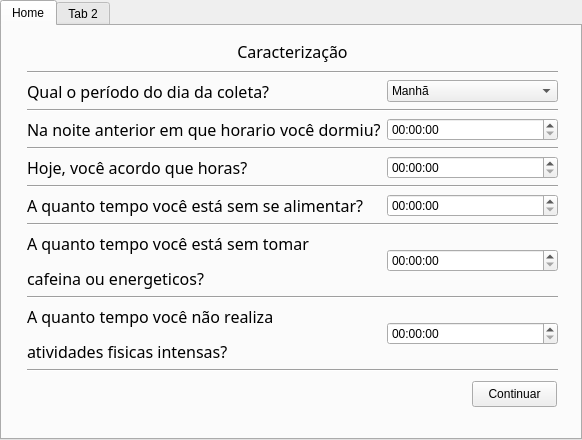
<?xml version="1.0" encoding="UTF-8"?>
<ui version="4.0">
 <class>TabWidget</class>
 <widget class="QTabWidget" name="TabWidget">
  <property name="enabled">
   <bool>true</bool>
  </property>
  <property name="geometry">
   <rect>
    <x>0</x>
    <y>0</y>
    <width>582</width>
    <height>440</height>
   </rect>
  </property>
  <property name="mouseTracking">
   <bool>false</bool>
  </property>
  <property name="focusPolicy">
   <enum>Qt::NoFocus</enum>
  </property>
  <property name="windowTitle">
   <string>TabWidget</string>
  </property>
  <property name="tabPosition">
   <enum>QTabWidget::North</enum>
  </property>
  <property name="tabShape">
   <enum>QTabWidget::Rounded</enum>
  </property>
  <property name="currentIndex">
   <number>0</number>
  </property>
  <property name="elideMode">
   <enum>Qt::ElideNone</enum>
  </property>
  <property name="tabsClosable">
   <bool>false</bool>
  </property>
  <property name="movable">
   <bool>false</bool>
  </property>
  <widget class="QWidget" name="tab">
   <property name="enabled">
    <bool>true</bool>
   </property>
   <property name="focusPolicy">
    <enum>Qt::TabFocus</enum>
   </property>
   <attribute name="title">
    <string>Home</string>
   </attribute>
   <widget class="QPushButton" name="tab1">
    <property name="geometry">
     <rect>
      <x>470</x>
      <y>355</y>
      <width>85</width>
      <height>26</height>
     </rect>
    </property>
    <property name="text">
     <string>Continuar</string>
    </property>
   </widget>
   <widget class="QWidget" name="layoutWidget">
    <property name="geometry">
     <rect>
      <x>25</x>
      <y>45</y>
      <width>531</width>
      <height>305</height>
     </rect>
    </property>
    <layout class="QGridLayout" name="gridLayout">
     <item row="7" column="1">
      <widget class="QTimeEdit" name="timeEdit_3"/>
     </item>
     <item row="9" column="1">
      <widget class="QTimeEdit" name="timeEdit_4"/>
     </item>
     <item row="5" column="1">
      <widget class="QTimeEdit" name="timeEdit_2"/>
     </item>
     <item row="3" column="0">
      <widget class="QLabel" name="label_2">
       <property name="font">
        <font>
         <family>Abyssinica SIL</family>
         <pointsize>12</pointsize>
        </font>
       </property>
       <property name="text">
        <string>Na noite anterior em que horario você dormiu?</string>
       </property>
      </widget>
     </item>
     <item row="3" column="1">
      <widget class="QTimeEdit" name="timeEdit"/>
     </item>
     <item row="1" column="1">
      <widget class="QComboBox" name="comboBox">
       <item>
        <property name="text">
         <string>Manhã</string>
        </property>
       </item>
       <item>
        <property name="text">
         <string>Tarde</string>
        </property>
       </item>
       <item>
        <property name="text">
         <string>Noite</string>
        </property>
       </item>
      </widget>
     </item>
     <item row="11" column="1">
      <layout class="QVBoxLayout" name="verticalLayout">
       <item>
        <widget class="QTimeEdit" name="timeEdit_5"/>
       </item>
      </layout>
     </item>
     <item row="11" column="0">
      <widget class="QLabel" name="label_6">
       <property name="font">
        <font>
         <family>Abyssinica SIL</family>
         <pointsize>12</pointsize>
        </font>
       </property>
       <property name="text">
        <string>&lt;html&gt;&lt;head/&gt;&lt;body&gt;&lt;p&gt;A quanto tempo você não realiza &lt;/p&gt;&lt;p&gt;atividades fisicas intensas?&lt;/p&gt;&lt;/body&gt;&lt;/html&gt;</string>
       </property>
      </widget>
     </item>
     <item row="1" column="0">
      <widget class="QLabel" name="label">
       <property name="font">
        <font>
         <family>Abyssinica SIL</family>
         <pointsize>12</pointsize>
        </font>
       </property>
       <property name="text">
        <string>Qual o período do dia da coleta?</string>
       </property>
       <property name="alignment">
        <set>Qt::AlignLeading|Qt::AlignLeft|Qt::AlignVCenter</set>
       </property>
      </widget>
     </item>
     <item row="9" column="0">
      <widget class="QLabel" name="label_5">
       <property name="font">
        <font>
         <family>Abyssinica SIL</family>
         <pointsize>12</pointsize>
        </font>
       </property>
       <property name="text">
        <string>&lt;html&gt;&lt;head/&gt;&lt;body&gt;&lt;p&gt;A quanto tempo você está sem tomar&lt;/p&gt;&lt;p&gt;cafeina ou energeticos?&lt;/p&gt;&lt;/body&gt;&lt;/html&gt;</string>
       </property>
      </widget>
     </item>
     <item row="7" column="0">
      <widget class="QLabel" name="label_4">
       <property name="font">
        <font>
         <family>Abyssinica SIL</family>
         <pointsize>12</pointsize>
        </font>
       </property>
       <property name="text">
        <string>A quanto tempo você está sem se alimentar?</string>
       </property>
      </widget>
     </item>
     <item row="5" column="0">
      <widget class="QLabel" name="label_3">
       <property name="font">
        <font>
         <family>Abyssinica SIL</family>
         <pointsize>12</pointsize>
        </font>
       </property>
       <property name="text">
        <string>Hoje, você acordo que horas?</string>
       </property>
      </widget>
     </item>
     <item row="12" column="0" colspan="2">
      <widget class="Line" name="line_6">
       <property name="orientation">
        <enum>Qt::Horizontal</enum>
       </property>
      </widget>
     </item>
     <item row="4" column="0" colspan="2">
      <widget class="Line" name="line_2">
       <property name="orientation">
        <enum>Qt::Horizontal</enum>
       </property>
      </widget>
     </item>
     <item row="6" column="0" colspan="2">
      <widget class="Line" name="line_3">
       <property name="orientation">
        <enum>Qt::Horizontal</enum>
       </property>
      </widget>
     </item>
     <item row="8" column="0" colspan="2">
      <widget class="Line" name="line_4">
       <property name="orientation">
        <enum>Qt::Horizontal</enum>
       </property>
      </widget>
     </item>
     <item row="2" column="0" colspan="2">
      <widget class="Line" name="line">
       <property name="orientation">
        <enum>Qt::Horizontal</enum>
       </property>
      </widget>
     </item>
     <item row="10" column="0" colspan="2">
      <widget class="Line" name="line_5">
       <property name="orientation">
        <enum>Qt::Horizontal</enum>
       </property>
      </widget>
     </item>
     <item row="0" column="0" colspan="2">
      <widget class="Line" name="line_7">
       <property name="orientation">
        <enum>Qt::Horizontal</enum>
       </property>
      </widget>
     </item>
    </layout>
   </widget>
   <widget class="QLabel" name="label_7">
    <property name="geometry">
     <rect>
      <x>30</x>
      <y>15</y>
      <width>521</width>
      <height>21</height>
     </rect>
    </property>
    <property name="font">
     <font>
      <family>Abyssinica SIL</family>
      <pointsize>12</pointsize>
     </font>
    </property>
    <property name="text">
     <string>Caracterização</string>
    </property>
    <property name="alignment">
     <set>Qt::AlignCenter</set>
    </property>
   </widget>
   <zorder>layoutWidget</zorder>
   <zorder>tab1</zorder>
   <zorder>label_7</zorder>
  </widget>
  <widget class="QWidget" name="tab_2">
   <property name="enabled">
    <bool>true</bool>
   </property>
   <property name="mouseTracking">
    <bool>false</bool>
   </property>
   <property name="focusPolicy">
    <enum>Qt::NoFocus</enum>
   </property>
   <attribute name="title">
    <string>Tab 2</string>
   </attribute>
   <widget class="QPushButton" name="tab2">
    <property name="geometry">
     <rect>
      <x>245</x>
      <y>200</y>
      <width>85</width>
      <height>26</height>
     </rect>
    </property>
    <property name="text">
     <string>Pessoa</string>
    </property>
   </widget>
   <widget class="QScrollBar" name="horizontalScrollBar">
    <property name="geometry">
     <rect>
      <x>80</x>
      <y>205</y>
      <width>160</width>
      <height>16</height>
     </rect>
    </property>
    <property name="orientation">
     <enum>Qt::Horizontal</enum>
    </property>
   </widget>
   <widget class="QScrollBar" name="verticalScrollBar">
    <property name="geometry">
     <rect>
      <x>280</x>
      <y>30</y>
      <width>16</width>
      <height>160</height>
     </rect>
    </property>
    <property name="orientation">
     <enum>Qt::Vertical</enum>
    </property>
   </widget>
   <widget class="QScrollBar" name="horizontalScrollBar_2">
    <property name="geometry">
     <rect>
      <x>340</x>
      <y>205</y>
      <width>160</width>
      <height>16</height>
     </rect>
    </property>
    <property name="orientation">
     <enum>Qt::Horizontal</enum>
    </property>
   </widget>
   <widget class="QScrollBar" name="verticalScrollBar_2">
    <property name="geometry">
     <rect>
      <x>280</x>
      <y>230</y>
      <width>16</width>
      <height>160</height>
     </rect>
    </property>
    <property name="orientation">
     <enum>Qt::Vertical</enum>
    </property>
   </widget>
  </widget>
 </widget>
 <resources/>
 <connections/>
</ui>
